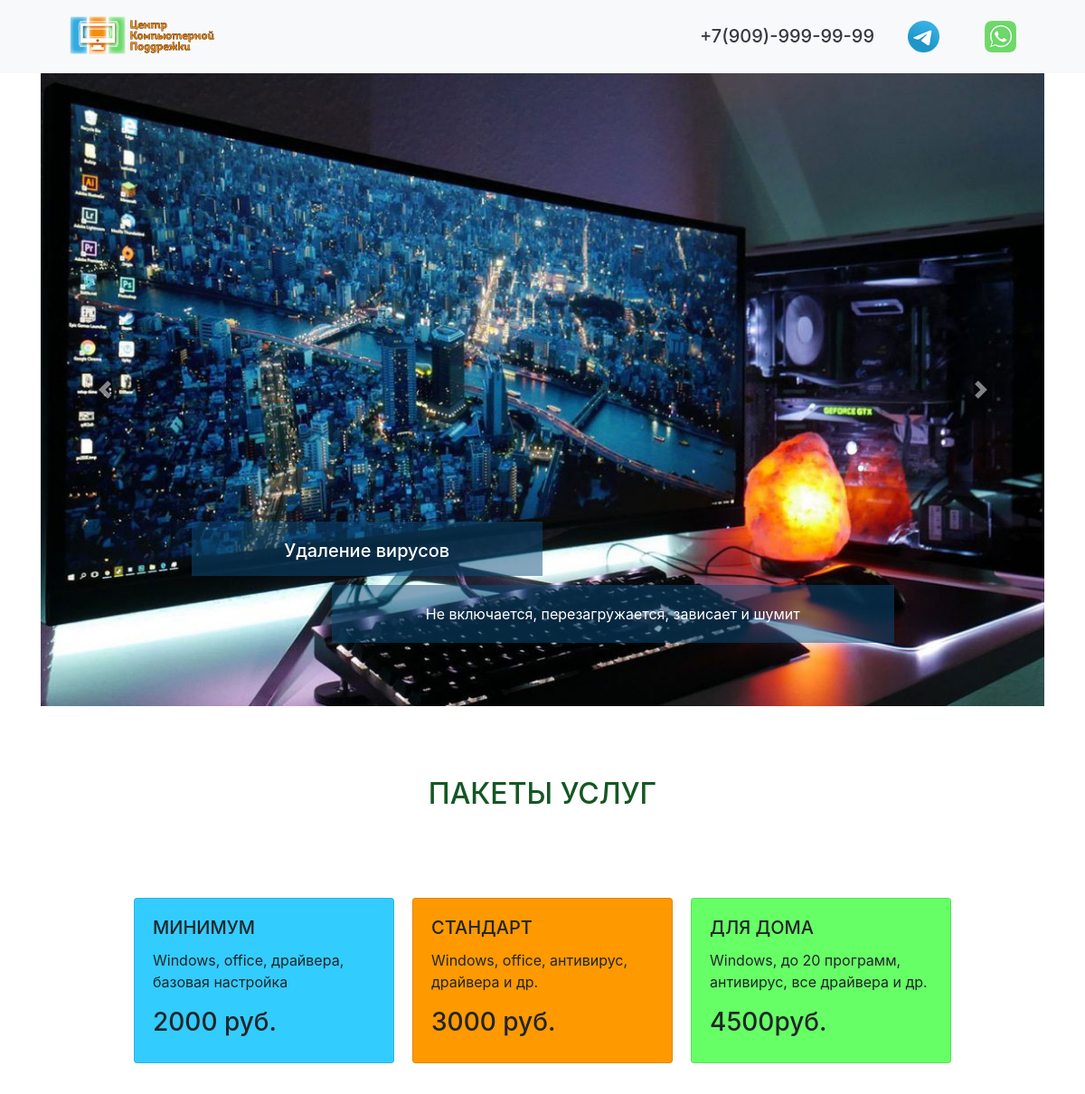
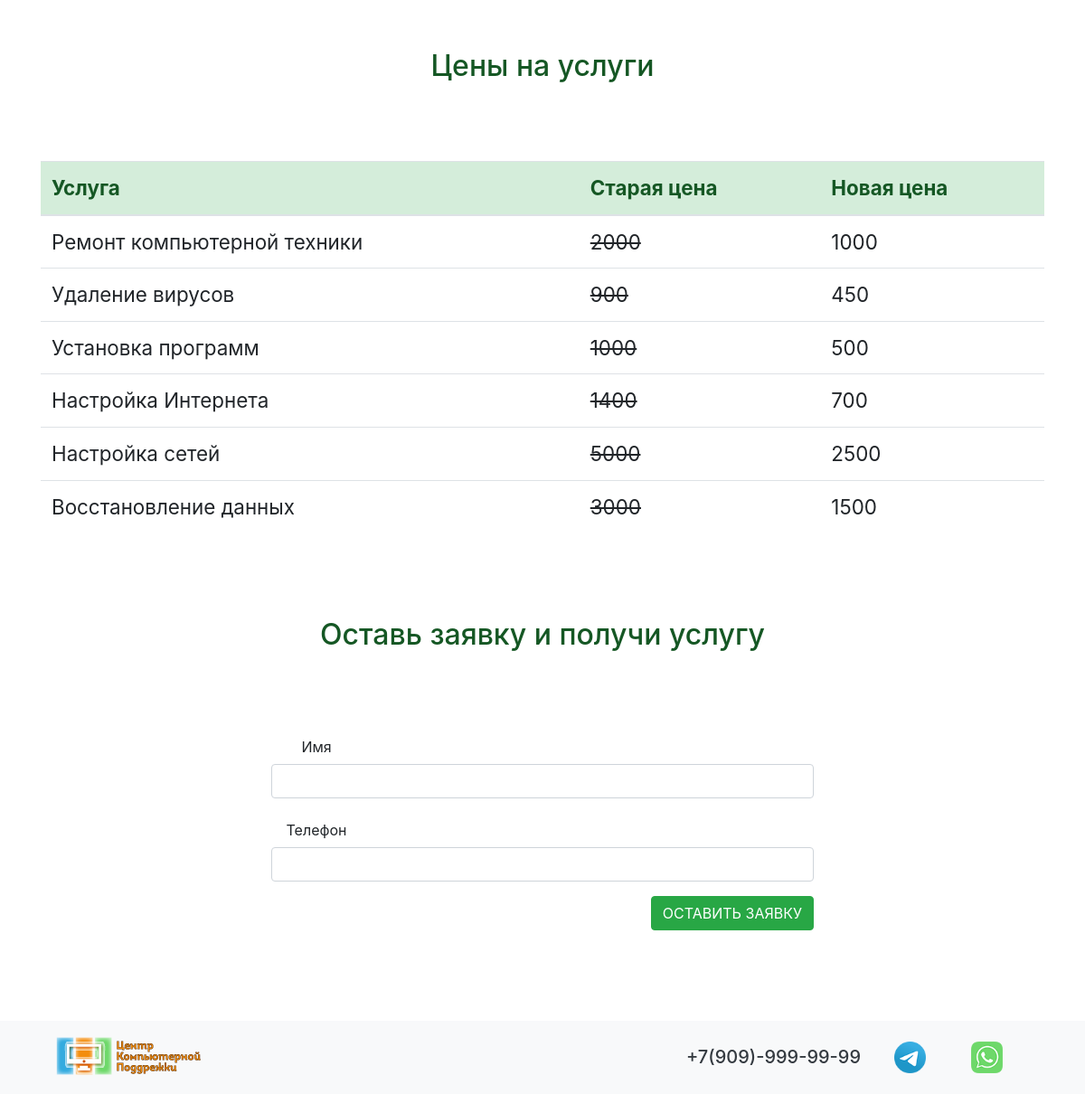
The page / on the database its author committed (2 pictures, top to bottom).
### cms/models.py (models this page shows, shortened)
class CmsSlider(models.Model):
    cms_img = models.ImageField(upload_to='slider_img/')
    cms_title = models.CharField(max_length=200, verbose_name='заголовок')
    cms_text = models.CharField(max_length=200, verbose_name='Текст')
    cms_css = models.CharField(max_length=200, null=True, default='-', verbose_name='css класс')
    class Meta:
        verbose_name = 'Слайд'
        verbose_name_plural = 'Слайды'

### price/models.py (models this page shows, shortened)
class PriceCard(models.Model):
    pc_value = models.CharField(max_length=20, verbose_name='Цена')
    pc_description = models.CharField(max_length=200, verbose_name='Описание')
    def __str__(self):
        return self.pc_value
    class Meta:
        verbose_name = 'Цены'
        verbose_name_plural = 'Цены'

class PriceTable(models.Model):
    pt_title = models.CharField(max_length=200, verbose_name='Услуга')
    pt_old_price = models.CharField(max_length=200, verbose_name='Старая цена')
    pt_new_price = models.CharField(max_length=200, verbose_name='Новая цена')
    class Meta:
        verbose_name = 'Услугу'
        verbose_name_plural = 'Услуги'

### cms/views.py (the view)
# urls.py: path('', views.first_page),
def first_page(request):
    slider_list = CmsSlider.objects.all()
    pc_1 = PriceCard.objects.get(pk=1)
    pc_2 = PriceCard.objects.get(pk=2)
    pc_3 = PriceCard.objects.get(pk=3)
    form = OrderForm()
    price_table = PriceTable.objects.all()
    dict_obj = {
        'slider_list': slider_list,
        'pc_1': pc_1,
        'pc_2': pc_2,
        'pc_3': pc_3,
        'price_table': price_table,
        'form': form
    }
    return render(request, 'cms/index.html', dict_obj)

### crm/forms.py
class OrderForm(forms.Form):
    name = forms.CharField(max_length=200, widget=forms.TextInput(attrs={'class': 'form-control'}))
    phone = forms.CharField(max_length=200, widget=forms.TextInput(attrs={'class': 'form-control'}))

### cms/templates/cms/index.html (shortened to what this page needs)
{% extends 'cms/base.html' %}
{% block content %}
    {% include 'cms/carusel.html' %}
    {% include 'cms/price.html' %}
  	<section>
  		<div class="container class_form">
  			<h1 class="text-3">Оставь заявку и получи услугу</h1>
  			<div class="row justify-content-center">
  			<form action="{% url 'thanks_page' %}" method="POST" style="width: 50%;">
			  <div class="form-group row">
			    <label for="inputEmail3" class="col-sm-2 col-form-label">Имя</label><br>
			      {{ form.name }}
			  </div>
			  <div class="form-group row">
			    <label for="inputEmail3" class="col-sm-2 col-form-label">Телефон</label><br>
			      {{form.phone }}
			  </div>
			  <div style="float: right;" class="form-group row">
			      <button type="submit" class="btn btn-success">ОСТАВИТЬ ЗАЯВКУ</button>
			  </div>
			</form>
			</div>
  		</div>
  	</section>
{% endblock %}

### cms/templates/cms/base.html (shortened to what this page needs)
{% load static %}
<!DOCTYPE html>
<html lang="ru">
  <head>
    <link href="{%  static 'css/style.css' %}" rel="stylesheet">
    <link rel="stylesheet" href="https://cdn.jsdelivr.net/npm/bootstrap@4.5.3/dist/css/bootstrap.min.css">
  </head>
  <body>
  <div class="bg-light">
	<nav class="navbar navbar-light bg-light container">
	  <a class="logo-top" href="#">
	    <img src="{% static 'cms/logo.png' %}" class="d-inline-block align-top" alt="" loading="lazy">
	  </a>
	  <div class="contact-top">
                <a class="whatsapp-number" href="https://web.whatsapp.com/"></a>
                <a class="telegram-number" href="https://t.me/"></a>
              <a class="phone-number text-dark" href="tel:+79099999999">
              	<h5>+7(909)-999-99-99</h5></a>
      </div>
	</nav>
  </div>
  {% block content %}
  {% endblock %}
<footer class="bg-light">
  		<div class="container">
  			<nav class="navbar navbar-light container">
			    <a class="logo-bottom" href="#">
			    	<img src="{% static 'cms/logo.png' %}" class="d-inline-block align-top" alt="" loading="lazy">
			    </a>
	  			<div class="contact-top">
	                <a class="whatsapp-number" href="https://web.whatsapp.com/"></a>
	                <a class="telegram-number" href="https://t.me/"></a>
	              	<a class="phone-number text-dark" href="tel:+79099999999">
	              	<h5>+7(909)-999-99-99</h5></a>
      			</div>
			</nav>
  		</div>
  	    </footer>
  </body>
</html>

### cms/templates/cms/carusel.html (shortened to what this page needs)
{% load static %}
   <section>
      <div id="carouselExampleCaptions" class="carousel slide container" data-ride="carousel">
        <div class="carousel-inner">
          {% for slide in slider_list %}
          <div class="carousel-item {{ slide.cms_css }}">
            <img src="{{ slide.cms_img.url }}" class="d-block w-100"  alt="...">
            <div class="carousel-caption d-none d-md-block">
              <h5 class="slaider_h">{{ slide.cms_title }}</h5>
              <p class="slaider_p">{{ slide.cms_text }}</p>
            </div>
          </div>
           {% endfor %}
        </div>
        <a class="carousel-control-prev" href="#carouselExampleCaptions" role="button" data-slide="prev">
          <span class="carousel-control-prev-icon" aria-hidden="true"></span>
        </a>
        <a class="carousel-control-next" href="#carouselExampleCaptions" role="button" data-slide="next">
          <span class="carousel-control-next-icon" aria-hidden="true"></span>
        </a>
      </div>
   </section>

### cms/templates/cms/price.html
  	<section>
  		<div class="container">
  			<h1 class="text-3">ПАКЕТЫ УСЛУГ</h1>
  			<div class="row justify-content-center">
  				<div class="card product_card" style="width: 18rem; background-color: #33CCFF;">
				  <div class="card-body">
				    <h5 class="card-title">МИНИМУМ</h5>
				    <p class="card-text">Windows, office, драйвера, базовая настройка</p>
				    <h3>{{ pc_1 }} руб.</h3>
				  </div>
				</div>
				<div class="card product_card" style="width: 18rem; background-color: #FF9900;">
				  <div class="card-body">
				    <h5 class="card-title">СТАНДАРТ</h5>
				    <p class="card-text">Windows, office, антивирус, драйвера и др.</p>
				    <h3>{{ pc_2 }} руб.</h3>
				  </div>
				</div>
				<div class="card product_card" style="width: 18rem; background-color: #66FF66;">
				  <div class="card-body">
				    <h5 class="card-title">ДЛЯ ДОМА</h5>
				    <p class="card-text">Windows, до 20 программ, антивирус, все драйвера и др.</p>
				    <h3>{{ pc_3 }}руб.</h3>
				  </div>
				</div>
  			</div>
  		</div>
  	</section>
  	<section>
  		<div class="container">
  			<h1 class="text-3">Цены на услуги</h1>
  			<table class="table table_one">
			  <thead class="alert-success">
			    <tr>
			      <th scope="col">Услуга</th>
			      <th scope="col">Старая цена</th>
			      <th scope="col">Новая цена</th>
			    </tr>
			  </thead>
			  <tbody>
			  {% for obj in price_table %}
					<tr>
					  <td>{{ obj.pt_title }}</td>
					  <td><del>{{ obj.pt_old_price }}</del></td>
					  <td>{{ obj.pt_new_price }}</td>
					</tr>
			  {% endfor %}
			  </tbody>
			</table>
  		</div>
  	</section>

### cms/static/css/style.css (style rules this page uses)
.logo-top { float: left; margin: 0px 0px 5px 30px; }
.phone-number { width: 200px; height: 40px; float: right; margin: 20px 10px 5px 20px; }
.whatsapp-number { width: 35px; height: 35px; float: right; margin: 15px 30px 5px 20px; background: url(../cms/wa-image-color.png) no-repeat center top / cover; transition: 0.5s ease-in-out; }
.telegram-number { width: 35px; height: 35px; float: right; margin: 15px 30px 5px 20px; background: url(../cms/tg-image-color.png) no-repeat center top / cover; transition: 0.5s ease-in-out; }
.slaider_h { height: 60px; width: 50%; margin: 30px 0px 10px 0px; padding-top: 20px; background-color: rgba(10, 77, 125, 0.5); text-align: center; }
.slaider_p { height: 100%; width: 80%; float: right; margin: 0px 0px 30px 0px; padding-top: 20px; padding-bottom: 20px; background-color: rgba(10, 77, 125, 0.5); text-align: center; }
.text-3 { color: #155724; font-size: 2em; text-align: center; padding-top: 7%; padding-bottom: 7%; }
.product_card { margin: 10px; }
.table_one { font-size: 1.4em; }
.class_form { text-align: center; padding-bottom: 7%; }
.logo-bottom { margin: 0 0 5px; }

### rows shown on the page
CmsSlider: cms_img (picture), cms_title "Удаление вирусов", cms_text "Не включается, перезагружается, зависает и шумит"
PriceCard: pc_value "2000"
PriceCard: pc_value "3000"
PriceCard: pc_value "4500"
PriceTable: pt_title "Ремонт компьютерной техники", pt_old_price "2000", pt_new_price "1000"
PriceTable: pt_title "Удаление вирусов", pt_old_price "900", pt_new_price "450"
PriceTable: pt_title "Установка программ", pt_old_price "1000", pt_new_price "500"
PriceTable: pt_title "Настройка Интернета", pt_old_price "1400", pt_new_price "700"
PriceTable: pt_title "Настройка сетей", pt_old_price "5000", pt_new_price "2500"
PriceTable: pt_title "Восстановление данных", pt_old_price "3000", pt_new_price "1500"
